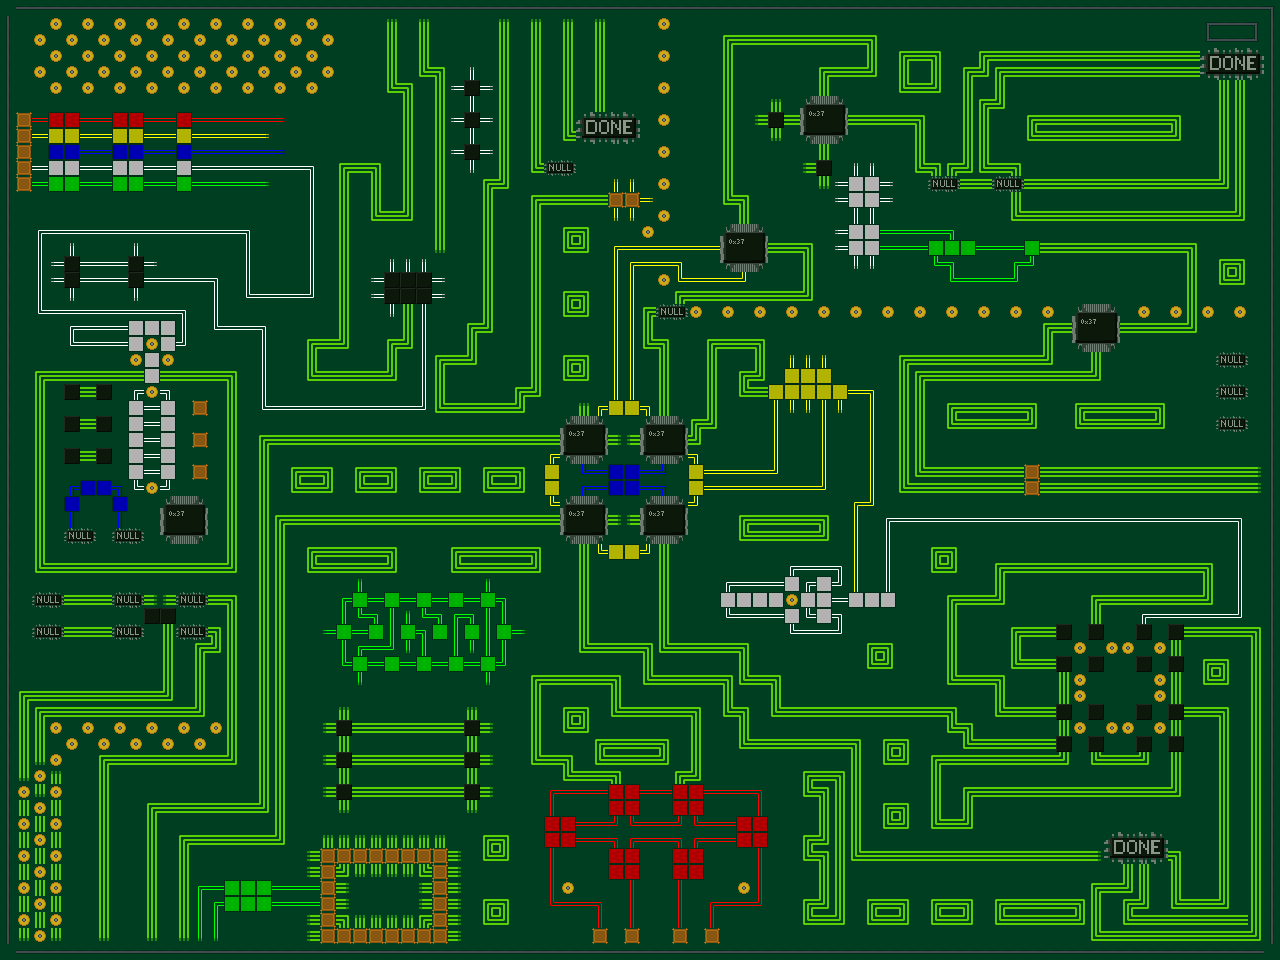

This is a level from a 2D game, rendered from its Tiled map with the project's own tilesets. A one-line summary and the map file follow, with tile-layer data summarised:
An orthogonal 80x60 tile map with 16x16 px tiles, 1 tile layer (Tile Layer 1) and 254 objects.

<map version="1.0" orientation="orthogonal" width="80" height="60" tilewidth="16" tileheight="16">
 <tileset firstgid="1" name="circuitTileset" tilewidth="16" tileheight="16">
  <image source="circuitTileset.png" width="192" height="144" />
 </tileset>
 <layer name="Tile Layer 1" width="80" height="60">
  <data>[4800 cells, 4800 non-empty, 88 distinct tile ids]</data>
 </layer>
 <objectgroup name="Solids" width="80" height="60" visible="0">
  <object x="1216" y="352" width="32" height="16" />
  <object x="1216" y="384" width="32" height="16" />
  <object x="1216" y="416" width="32" height="16" />
  <object x="1200" y="48" width="64" height="32" />
  <object x="0" y="0" width="1280" height="16" />
  <object x="1264" y="16" width="16" height="944" />
  <object x="720" y="224" width="48" height="48" />
  <object x="800" y="96" width="48" height="48" />
  <object x="0" y="944" width="1280" height="16" />
  <object x="0" y="0" width="16" height="944" />
  <object x="16" y="784" width="16" height="144" />
  <object x="32" y="800" width="16" height="112" />
  <object x="48" y="784" width="16" height="144" />
  <object x="320" y="848" width="128" height="96" />
  <object x="64" y="736" width="144" height="16" />
  <object x="48" y="720" width="16" height="16" />
  <object x="80" y="720" width="16" height="16" />
  <object x="112" y="720" width="16" height="16" />
  <object x="144" y="720" width="16" height="16" />
  <object x="176" y="720" width="16" height="16" />
  <object x="208" y="720" width="16" height="16" />
  <object x="48" y="752" width="16" height="16" />
  <object x="32" y="768" width="16" height="16" />
  <object x="112" y="592" width="32" height="16" />
  <object x="144" y="608" width="32" height="16" />
  <object x="112" y="624" width="32" height="16" />
  <object x="176" y="624" width="32" height="16" />
  <object x="176" y="592" width="32" height="16" />
  <object x="560" y="416" width="48" height="48" />
  <object x="560" y="496" width="48" height="48" />
  <object x="640" y="416" width="48" height="48" />
  <object x="640" y="496" width="48" height="48" />
  <object x="32" y="928" width="16" height="16" />
  <object x="1072" y="640" width="96" height="96" />
  <object x="1056" y="736" width="16" height="16" />
  <object x="1088" y="736" width="16" height="16" />
  <object x="1136" y="736" width="16" height="16" />
  <object x="1168" y="736" width="16" height="16" />
  <object x="1168" y="704" width="16" height="16" />
  <object x="1168" y="656" width="16" height="16" />
  <object x="1168" y="624" width="16" height="16" />
  <object x="1136" y="624" width="16" height="16" />
  <object x="1088" y="624" width="16" height="16" />
  <object x="1056" y="624" width="16" height="16" />
  <object x="1056" y="656" width="16" height="16" />
  <object x="1056" y="704" width="16" height="16" />
  <object x="1104" y="832" width="64" height="32" />
  <object x="560" y="880" width="16" height="16" />
  <object x="736" y="880" width="16" height="16" />
  <object x="592" y="928" width="16" height="16" />
  <object x="624" y="928" width="16" height="16" />
  <object x="672" y="928" width="16" height="16" />
  <object x="704" y="928" width="16" height="16" />
  <object x="128" y="352" width="16" height="16" />
  <object x="144" y="336" width="16" height="16" />
  <object x="160" y="352" width="16" height="16" />
  <object x="192" y="400" width="16" height="16" />
  <object x="192" y="432" width="16" height="16" />
  <object x="192" y="464" width="16" height="16" />
  <object x="160" y="496" width="48" height="48" />
  <object x="112" y="528" width="32" height="16" />
  <object x="64" y="528" width="32" height="16" />
  <object x="64" y="448" width="16" height="16" />
  <object x="64" y="416" width="16" height="16" />
  <object x="64" y="384" width="16" height="16" />
  <object x="96" y="384" width="16" height="16" />
  <object x="96" y="416" width="16" height="16" />
  <object x="96" y="448" width="16" height="16" />
  <object x="144" y="384" width="16" height="16" />
  <object x="144" y="480" width="16" height="16" />
  <object x="16" y="112" width="16" height="80" />
  <object x="336" y="720" width="16" height="16" />
  <object x="336" y="752" width="16" height="16" />
  <object x="336" y="784" width="16" height="16" />
  <object x="464" y="784" width="16" height="16" />
  <object x="464" y="752" width="16" height="16" />
  <object x="464" y="720" width="16" height="16" />
  <object x="48" y="80" width="272" height="16" />
  <object x="32" y="16" width="304" height="64" />
  <object x="32" y="592" width="32" height="16" />
  <object x="32" y="624" width="32" height="16" />
  <object x="1024" y="464" width="16" height="32" />
  <object x="688" y="304" width="16" height="16" />
  <object x="656" y="16" width="16" height="208" />
  <object x="720" y="304" width="16" height="16" />
  <object x="752" y="304" width="16" height="16" />
  <object x="784" y="304" width="16" height="16" />
  <object x="816" y="304" width="16" height="16" />
  <object x="848" y="304" width="16" height="16" />
  <object x="880" y="304" width="16" height="16" />
  <object x="912" y="304" width="16" height="16" />
  <object x="944" y="304" width="16" height="16" />
  <object x="976" y="304" width="16" height="16" />
  <object x="1008" y="304" width="16" height="16" />
  <object x="1040" y="304" width="16" height="16" />
  <object x="1136" y="304" width="16" height="16" />
  <object x="1168" y="304" width="16" height="16" />
  <object x="1200" y="304" width="16" height="16" />
  <object x="1232" y="304" width="16" height="16" />
  <object x="1072" y="304" width="48" height="48" />
  <object x="656" y="272" width="16" height="16" />
  <object x="656" y="304" width="32" height="16" />
  <object x="928" y="176" width="32" height="16" />
  <object x="992" y="176" width="32" height="16" />
  <object x="384" y="272" width="48" height="32" />
  <object x="608" y="192" width="32" height="16" />
  <object x="576" y="112" width="64" height="32" />
  <object x="544" y="160" width="32" height="16" />
  <object x="464" y="80" width="16" height="16" />
  <object x="464" y="112" width="16" height="16" />
  <object x="464" y="144" width="16" height="16" />
  <object x="64" y="256" width="16" height="32" />
  <object x="128" y="256" width="16" height="32" />
  <object x="768" y="112" width="16" height="16" />
  <object x="816" y="160" width="16" height="16" />
  <object x="784" y="592" width="16" height="16" />
  <object x="640" y="224" width="16" height="16" />
 </objectgroup>
 <objectgroup name="BlocksWhite" width="80" height="60" visible="0">
  <object x="848" y="176" width="16" height="16" />
  <object x="864" y="176" width="16" height="16" />
  <object x="848" y="192" width="16" height="16" />
  <object x="864" y="192" width="16" height="16" />
  <object x="848" y="224" width="16" height="16" />
  <object x="864" y="224" width="16" height="16" />
  <object x="848" y="240" width="16" height="16" />
  <object x="864" y="240" width="16" height="16" />
  <object x="128" y="320" width="16" height="16" />
  <object x="144" y="320" width="16" height="16" />
  <object x="160" y="320" width="16" height="16" />
  <object x="160" y="336" width="16" height="16" />
  <object x="128" y="336" width="16" height="16" />
  <object x="144" y="352" width="16" height="16" />
  <object x="144" y="368" width="16" height="16" />
  </objectgroup>
 <objectgroup name="BlocksYellow" width="80" height="60" visible="0">
  <!-- 94 objects omitted --></objectgroup>
 <objectgroup name="BlocksBlue" width="80" height="60" visible="0">
  <!-- 73 objects omitted --></objectgroup>
 <objectgroup name="BlocksGreen" width="80" height="60" visible="0">
  <!-- 60 objects omitted --></objectgroup>
 <objectgroup name="BlocksRed" width="80" height="60" visible="0">
  <!-- 29 objects omitted --></objectgroup>
</map>
<!-- 122 of 254 objects omitted -->